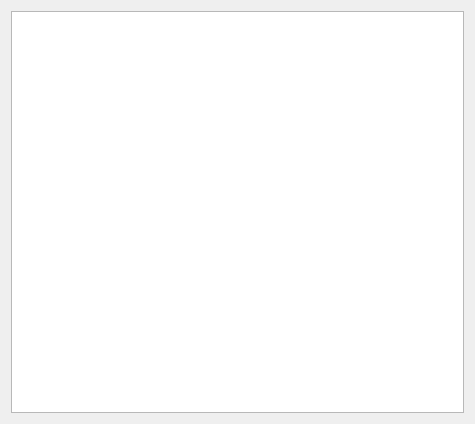
<?xml version="1.0" encoding="UTF-8"?>
<ui version="4.0">
 <class>Dialog_SensorRealTimeData</class>
 <widget class="QDialog" name="Dialog_SensorRealTimeData">
  <property name="geometry">
   <rect>
    <x>0</x>
    <y>0</y>
    <width>475</width>
    <height>424</height>
   </rect>
  </property>
  <property name="windowTitle">
   <string>Dialog</string>
  </property>
  <layout class="QGridLayout" name="gridLayout">
   <item row="0" column="0">
    <widget class="QTableWidget" name="tableWidget"/>
   </item>
  </layout>
 </widget>
 <resources/>
 <connections/>
</ui>
